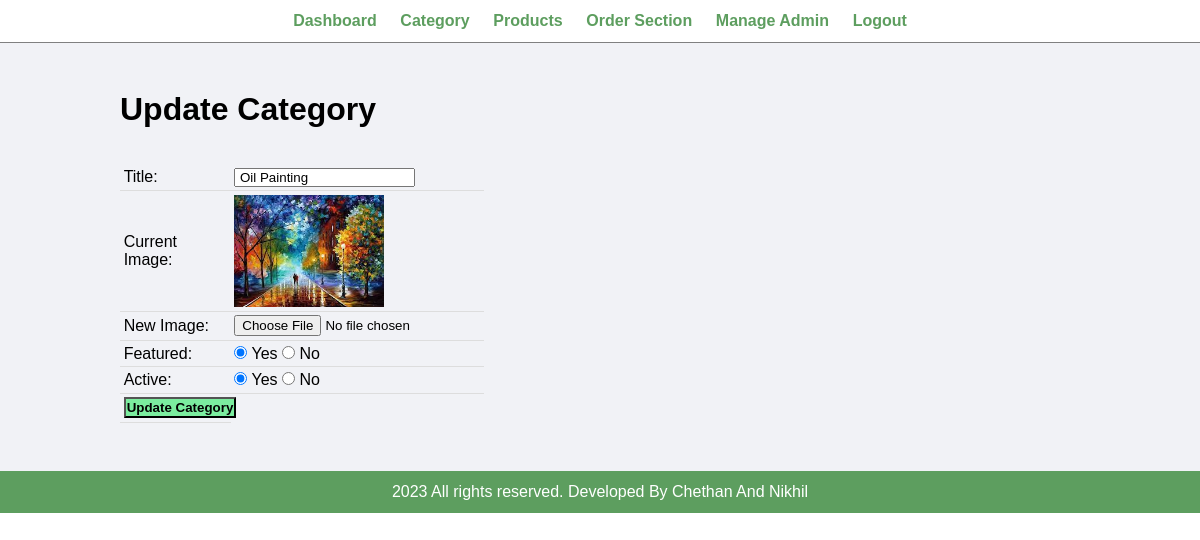
The app's page /admin/update-category.php?id=14 (signed in) with its own data.
### tables this page shows
CREATE TABLE `tbl_category` (
  `id` int(10) UNSIGNED NOT NULL,
  `title` varchar(100) NOT NULL,
  `image_name` varchar(255) NOT NULL,
  `featured` varchar(10) NOT NULL,
  `active` varchar(10) NOT NULL
);

### admin/update-category.php (the view, shortened to what this page needs)
<?php include('partials/menu.php'); ?>
<div class="main-content">
    <div class="wrapper">
        <h1>Update Category</h1>
        <br><br>
        <?php
            if(isset($_GET['id']))
            {
                $id = $_GET['id'];
                $sql = "SELECT * FROM tbl_category WHERE id=$id";
                $res = mysqli_query($conn, $sql);
                $count = mysqli_num_rows($res);
                if($count==1)
                {
                    $row = mysqli_fetch_assoc($res);
                    $title = $row['title'];
                    $current_image = $row['image_name'];
                    $featured = $row['featured'];
                    $active = $row['active'];
                }
                else
                {
                    $_SESSION['no-category-found'] = "<div class='error'>Category not Found.</div>";
                    header('location:'.SITEURL.'admin/manage-category.php');
                }
            }
            else
            {
                header('location:'.SITEURL.'admin/manage-category.php');
            }
        ?>
        <form action="" method="POST" enctype="multipart/form-data">
            <table class="tbl-30">
                <tr>
                    <td>Title: </td>
                    <td>
                        <input type="text" name="title" value="<?php echo $title; ?>">
                    </td>
                </tr>
                <tr>
                    <td>Current Image: </td>
                    <td>
                        <?php
                            if($current_image != "")
                            {
                                ?>
                                <img src="<?php echo SITEURL; ?>images/category/<?php echo $current_image; ?>" width="150px">
                                <?php
                            }
                            else
                            {
                                echo "<div class='error'>Image Not Added.</div>";
                            }
                        ?>
                    </td>
                </tr>
                <tr>
                    <td>New Image: </td>
                    <td>
                        <input type="file" name="image">
                    </td>
                </tr>
                <tr>
                    <td>Featured: </td>
                    <td>
                        <input <?php if($featured=="Yes"){echo "checked";} ?> type="radio" name="featured" value="Yes"> Yes
                        <input <?php if($featured=="No"){echo "checked";} ?> type="radio" name="featured" value="No"> No
                    </td>
                </tr>
                <tr>
                    <td>Active: </td>
                    <td>
                        <input <?php if($active=="Yes"){echo "checked";} ?> type="radio" name="active" value="Yes"> Yes
                        <input <?php if($active=="No"){echo "checked";} ?> type="radio" name="active" value="No"> No
                    </td>
                </tr>
                <tr>
                    <td>
                        <input type="submit" name="submit" value="Update Category" class="btn-secondary">
                    </td>
                </tr>
            </table>
        </form>
    </div>
</div>
<?php include('partials/footer.php'); ?>

### css/admin.css (style rules this page uses)
* { margin: 0; padding: 0; font-family: Arial, Helvetica, sans-serif; }
.wrapper { padding: 1%; width: 80%; margin: 0 auto; }
.tbl-30 { width: 30%; }
table { border-collapse: collapse; width: 100%; }
th, td { padding: 8px; text-align: left; border-bottom: 1px solid #ddd; }
table tr td { padding: 1%; }
.btn-secondary { background-color: #7bed9f; padding: 1%; color: black; text-decoration: none; font-weight: bold; }
.main-content { background-color: #f1f2f6; padding: 3% 0; }

### records on screen
tbl_category: title "Oil Painting", image_name (picture), featured "☑", active "☑"
